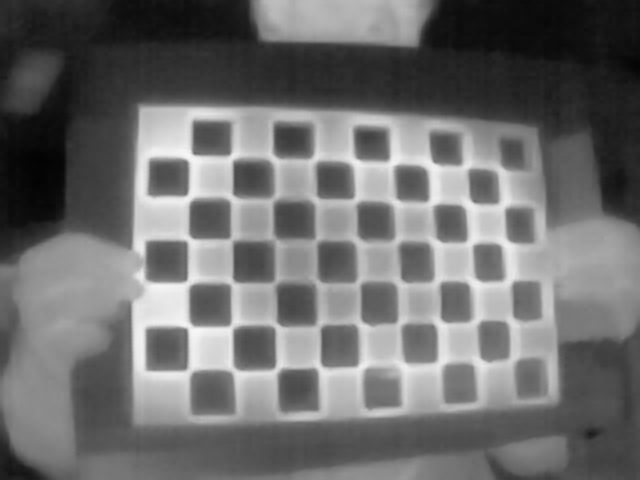
#> input picture LeptonStereo/Stereo_Camera/data/stereoL/img1.png, 640 x 480 px; its folder holds only this picture in this run
$ python calibrate.py   (older library calls are emulated)
#> lines starting #> are read from the running program, lines starting #| are printed output that depends on the picture
import numpy as np
import cv2
from tqdm import tqdm
from pathlib import Path
FILE = Path(__file__).resolve()
ROOT = FILE.parents[0]  # YOLOv5 root directory
# Set the path to the images captured by the left and right cameras
pathL = str(ROOT)+"/data/stereoL/"
pathR = str(ROOT)+"/data/stereoR/"

print("Extracting image coordinates of respective 3D pattern ....\n")

# Termination criteria for refining the detected corners
criteria = (cv2.TERM_CRITERIA_EPS + cv2.TERM_CRITERIA_MAX_ITER, 30, 0.001)


objp = np.zeros((9*6,3), np.float32)
objp[:,:2] = np.mgrid[0:9,0:6].T.reshape(-1,2)

img_ptsL = []
img_ptsR = []
obj_pts = []

for i in tqdm(range(1,28)):
	imgL = cv2.imread(pathL+"img%d.png"%i)
#> imgL is the input picture: shape (480, 640, 3); min 3, max 248, mean 109.9
	imgR = cv2.imread(pathR+"img%d.png"%i)
	imgL_gray = cv2.imread(pathL+"img%d.png"%i,0)
#> imgL_gray: shape (480, 640); min 3, max 248, mean 109.9
	imgR_gray = cv2.imread(pathR+"img%d.png"%i,0)

	outputL = imgL.copy()
	outputR = imgR.copy()

	outputR= cv2.cvtColor(outputR,cv2.COLOR_BGR2GRAY)
	outputL= cv2.cvtColor(outputL,cv2.COLOR_BGR2GRAY)


	retR, cornersR =  cv2.findChessboardCorners(outputR,(9,6),None)
#> retR = True; cornersR = 54 rows, first 8: [511, 360], [474.5, 363.3], [439.5, 365], [400, 368], [361, 370], [320.5, 369], [278.5, 368], [234.5, 371]
	retL, cornersL = cv2.findChessboardCorners(outputL,(9,6),None)
#> retL = True; cornersL has the same summary as cornersR

	if retR and retL:
		obj_pts.append(objp)
		cv2.cornerSubPix(imgR_gray,cornersR,(11,11),(-1,-1),criteria)
		cv2.cornerSubPix(imgL_gray,cornersL,(11,11),(-1,-1),criteria)
		cv2.drawChessboardCorners(outputR,(9,6),cornersR,retR)
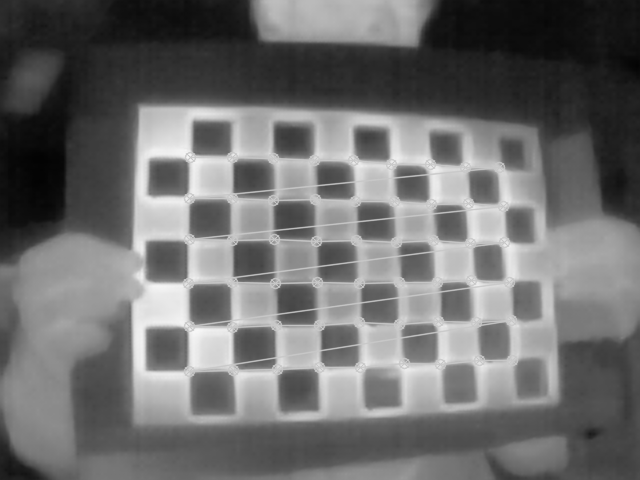
#> outputR: shape (480, 640); min 3, max 248, mean 110.5
#> (the run stopped early here; a loop or call above may not have finished)
